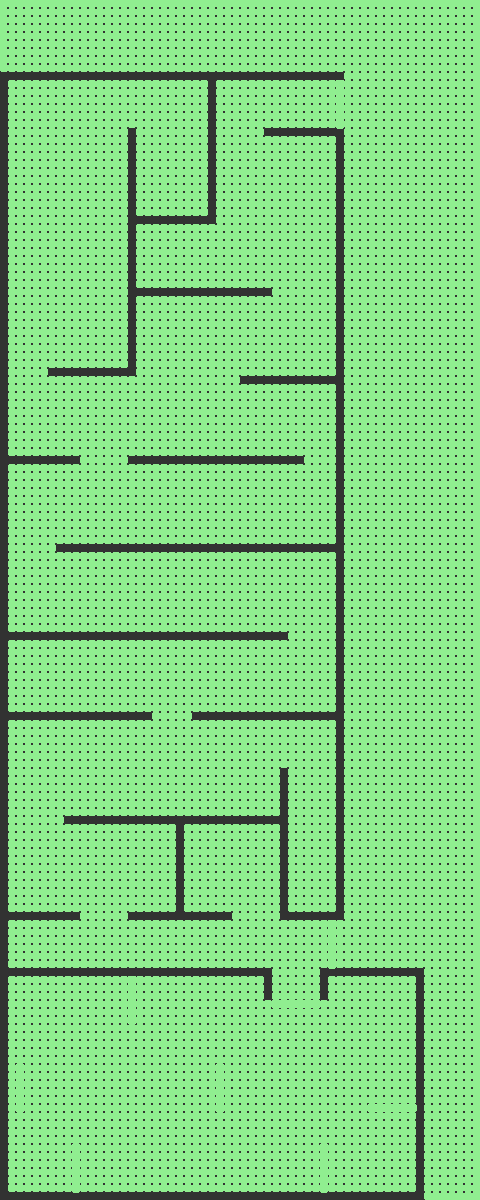
#> input picture backend/output/grid_visualization.png, 480 x 1200 px
$ python -i convert_grid_image.py   (imports and definitions only)
#> lines starting #> are read from the running program, lines starting #| are printed output that depends on the picture; after the words box and inside, x2 and y2 are one past the last pixel; in counts of white or black regions, pixels touching at a corner belong together
"""
手绘格栅图转换器
将黑白格栅图转换为二维数组数据
"""

import cv2
import numpy as np
import json
from pathlib import Path


def convert_grid_image(
    input_path: str,
    grid_cols: int = 150,  # 列数（宽度方向格子数）
    grid_rows: int = 60,   # 行数（高度方向格子数）
    output_dir: str = "output",
    wall_threshold: int = 128,  # 灰度阈值，低于此值为墙壁
    cyan_as_gate: bool = True   # 青色线条作为门（可通行）
):
    """
    将手绘格栅图转换为二维数组

    Args:
        input_path: 输入图像路径
        grid_cols: 格栅列数
        grid_rows: 格栅行数
        output_dir: 输出目录
        wall_threshold: 墙壁判定阈值
        cyan_as_gate: 是否将青色标记为门

    Returns:
        grid: 二维numpy数组 (0=可通行, 1=障碍物)
    """
#> called with input_path = 'output/grid_visualization.png', grid_cols = 150, grid_rows = 60, output_dir = 'output', wall_threshold = 128, cyan_as_gate = True
    # 读取图像
    image = cv2.imdecode(np.fromfile(input_path, dtype=np.uint8), cv2.IMREAD_COLOR)
#> image is the input picture: shape (1200, 480, 3); mean B, G, R 131, 212, 131
    if image is None:
        raise ValueError(f"无法读取图像: {input_path}")

    img_h, img_w = image.shape[:2]
#> img_h = 1200; img_w = 480
    print(f"图像尺寸: {img_w} x {img_h}")
#| 图像尺寸: 480 x 1200
    print(f"目标格栅: {grid_cols} x {grid_rows}")

    # 计算每个格子的像素大小
    cell_w = img_w / grid_cols
#> cell_w = 3.2
    cell_h = img_h / grid_rows
#> cell_h = 20
    print(f"每格像素: {cell_w:.2f} x {cell_h:.2f}")
#| 每格像素: 3.20 x 20.00

    # 转灰度
    gray = cv2.cvtColor(image, cv2.COLOR_BGR2GRAY)
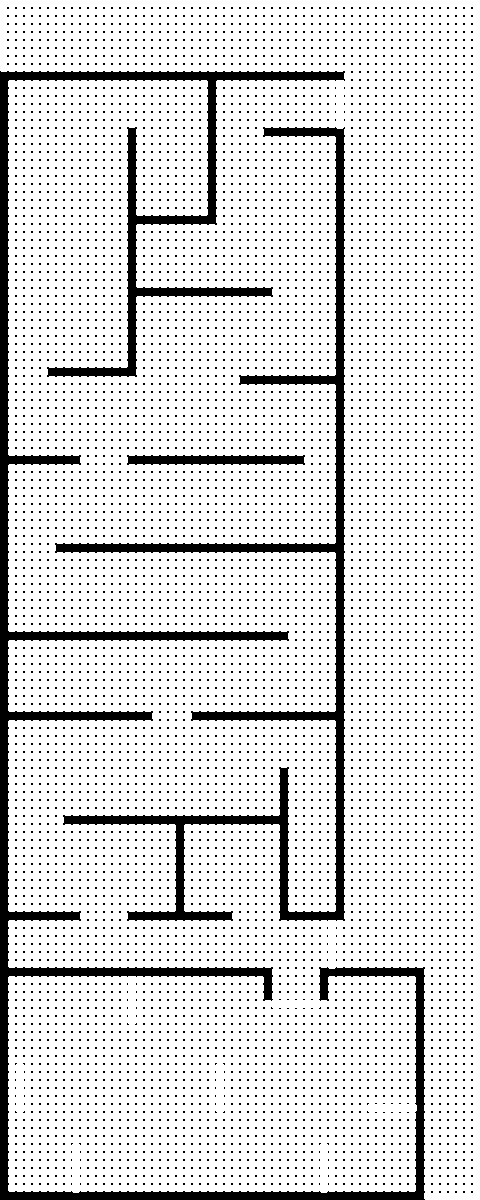
#> gray: shape (1200, 480); values 50 (black) and 199 (white), 86.2% white; 7501 black regions (7498 under 20 px), largest, box (x1, y1, x2, y2) and area: (0, 71, 425, 1200) 31539, (55, 127, 345, 921) 16930, (127, 455, 305, 465) 1504

    # 检测青色区域（门）
    hsv = cv2.cvtColor(image, cv2.COLOR_BGR2HSV)
#> hsv: shape (1200, 480, 3); mean H, S, V 51.7, 87, 212
    cyan_mask = cv2.inRange(hsv, np.array([80, 50, 50]), np.array([100, 255, 255]))
#> cyan_mask: shape (1200, 480); every value is 0

    # 创建格栅数组
    grid = np.zeros((grid_rows, grid_cols), dtype=np.uint8)

    # 逐格分析
    for row in range(grid_rows):
        for col in range(grid_cols):
            # 计算格子在图像中的区域
            x1 = int(col * cell_w)
            y1 = int(row * cell_h)
            x2 = int((col + 1) * cell_w)
            y2 = int((row + 1) * cell_h)

            # 提取格子区域
            cell_gray = gray[y1:y2, x1:x2]
            cell_cyan = cyan_mask[y1:y2, x1:x2]

            # 计算黑色像素比例（墙壁）
            black_ratio = np.sum(cell_gray < wall_threshold) / cell_gray.size

            # 计算青色像素比例（门）
            cyan_ratio = np.sum(cell_cyan > 0) / cell_cyan.size if cyan_as_gate else 0

            # 判定：如果有足够多的青色，认为是门（可通行）
            # 如果黑色比例高且没有青色，认为是墙壁
            if cyan_ratio > 0.1:
                grid[row, col] = 0  # 门，可通行
            elif black_ratio > 0.15:  # 超过15%是黑色则认为是墙壁
                grid[row, col] = 1  # 障碍物
            else:
                grid[row, col] = 0  # 可通行
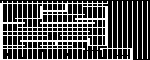
#> grid: shape (60, 150); values 0 (black) and 1 (white), 32.9% white in thin lines or dots

    # 统计
    obstacle_count = np.sum(grid)
#> obstacle_count = 2962
    passable_count = grid.size - obstacle_count
#> passable_count = 6038
    print(f"\n转换结果:")
    print(f"  总格子数: {grid.size}")
#|   总格子数: 9000
    print(f"  障碍物格子: {obstacle_count} ({obstacle_count/grid.size*100:.1f}%)")
#|   障碍物格子: 2962 (32.9%)
    print(f"  可通行格子: {passable_count} ({passable_count/grid.size*100:.1f}%)")
#|   可通行格子: 6038.0 (67.1%)

    # 保存结果
    output_path = Path(output_dir)
    output_path.mkdir(exist_ok=True)

    # 1. 保存为NPZ（numpy格式）
    npz_path = output_path / "grid_data.npz"
    np.savez(str(npz_path),
             grid=grid,
             cols=grid_cols,
             rows=grid_rows,
             resolution=1/6,  # 米/格
             real_width=grid_cols * (1/6),
             real_height=grid_rows * (1/6))
    print(f"\nNPZ数据已保存: {npz_path}")

    # 2. 保存为JSON
    json_path = output_path / "grid_data.json"
    json_data = {
        "width": grid_cols,
        "height": grid_rows,
        "resolution": 1/6,
        "real_width": grid_cols * (1/6),
        "real_height": grid_rows * (1/6),
        "grid": grid.tolist()
    }
    with open(json_path, 'w') as f:
        json.dump(json_data, f)
    print(f"JSON数据已保存: {json_path}")

    # 3. 保存为CSV
    csv_path = output_path / "grid_data.csv"
    np.savetxt(str(csv_path), grid, fmt='%d', delimiter=',')
    print(f"CSV数据已保存: {csv_path}")

    # 4. 保存可视化图
    vis_path = output_path / "grid_visualization.png"
    save_visualization(grid, str(vis_path))
    print(f"可视化图已保存: {vis_path}")

    # 5. 检测蓝色拱门
    gates = detect_gates(input_path, grid_cols, grid_rows)
    if gates:
        print(f"检测到 {len(gates)} 个蓝色拱门:")
        for i, gate in enumerate(gates):
            print(f"  拱门{i+1}: 中心={gate['center']}, 尺寸={gate['width']}×{gate['height']}格")

    # 6. 保存带坐标的详细图（含拱门标注）
    detail_path = output_path / "grid_detail.png"
    save_detailed_visualization(grid, str(detail_path), grid_cols, grid_rows, gates)
    print(f"详细图已保存: {detail_path}")

    return grid


def save_visualization(grid: np.ndarray, output_path: str):
    """保存格栅可视化图"""
#> called with output_path = 'output/grid_visualization.png'
    h, w = grid.shape
#> h = 60; w = 150

    # 创建彩色可视化
    vis = np.zeros((h, w, 3), dtype=np.uint8)
    vis[grid == 0] = [144, 238, 144]  # 浅绿 - 可通行
    vis[grid == 1] = [50, 50, 50]     # 深灰 - 障碍物

    # 放大以便查看
    scale = max(1, 800 // max(h, w))
#> scale = 5
    vis_large = cv2.resize(vis, (w * scale, h * scale), interpolation=cv2.INTER_NEAREST)
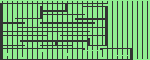
#> vis: shape (60, 150, 3); mean of channels 0, 1, 2 113.1, 176.1, 113.1; drawn as B, G, R

    cv2.imwrite(output_path, vis_large)
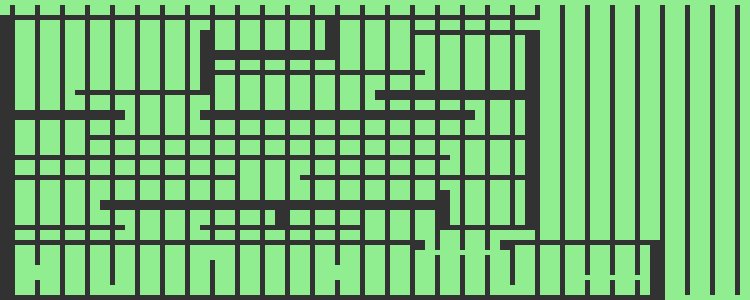
#> saved as grid_visualization.png: shape (300, 750, 3); mean B, G, R 113.1, 176.1, 113.1


def detect_gates(image_path: str, grid_cols: int, grid_rows: int):
    """检测蓝色拱门位置并返回格栅坐标"""
#> called with image_path = 'output/grid_visualization.png', grid_cols = 150, grid_rows = 60
    image = cv2.imdecode(np.fromfile(image_path, dtype=np.uint8), cv2.IMREAD_COLOR)
    if image is None:
        return []

    hsv = cv2.cvtColor(image, cv2.COLOR_BGR2HSV)
#> hsv: shape (300, 750, 3); mean H, S, V 40.3, 67.8, 176.1
    # 检测蓝色/青色区域
    cyan_mask = cv2.inRange(hsv, np.array([80, 50, 50]), np.array([100, 255, 255]))
#> cyan_mask: shape (300, 750); every value is 0

    # 找到连通区域
    contours, _ = cv2.findContours(cyan_mask, cv2.RETR_EXTERNAL, cv2.CHAIN_APPROX_SIMPLE)
#> contours = []

    gates = []
    img_h, img_w = image.shape[:2]
#> img_h = 300; img_w = 750
    cell_w = img_w / grid_cols
#> cell_w = 5
    cell_h = img_h / grid_rows
#> cell_h = 5

    for contour in contours:
        M = cv2.moments(contour)
        if M['m00'] > 0:
            cx = int(M['m10'] / M['m00'])
            cy = int(M['m01'] / M['m00'])

            # 转换为格栅坐标
            grid_x = int(cx / cell_w)
            grid_y = int(cy / cell_h)

            # 计算拱门的宽高（格栅单位）
            x, y, w, h = cv2.boundingRect(contour)
            gate_w = max(1, int(w / cell_w))
            gate_h = max(1, int(h / cell_h))

            gates.append({
                'center': (grid_x, grid_y),
                'width': gate_w,
                'height': gate_h,
                'pixel_y': cy,
                'pixel_x': cx
            })
#> this loop made 0 passes
#> after the loop, gates = []

    # 按照实际迷宫路径顺序排序（基于坐标位置手动指定顺序）
    gates = sort_gates_by_path_order(gates)
    return gates


def sort_gates_by_path_order(gates):
    """按照实际走迷宫的路径顺序排序拱门"""
    if not gates:
        return gates

    # 定义拱门的正确顺序（基于坐标位置）
    # 顺序: 1=起点(339,103), 2=(331,943), 3=(295,1003), 4=(219,1087),
    #        5=(131,999), 6=(19,1087), 7=(75,1167), 8=(323,1167), 9=终点(391,1107)

    # 根据坐标位置匹配顺序
    # 顺序: 1-8为下半部分拱门，9为最上边的拱门
    order_coords = [
        (331, 943),   # 1
        (295, 1003),  # 2
        (219, 1087),  # 3
        (131, 999),   # 4
        (19, 1087),   # 5
        (75, 1167),   # 6
        (323, 1167),  # 7
        (391, 1107),  # 8
        (339, 103),   # 9 - 最上边的拱门
    ]

    sorted_gates = []
    used = set()

    for target_x, target_y in order_coords:
        best_gate = None
        best_dist = float('inf')
        best_idx = -1

        for i, gate in enumerate(gates):
            if i in used:
                continue
            gx, gy = gate['center']
            dist = abs(gx - target_x) + abs(gy - target_y)
            if dist < best_dist:
                best_dist = dist
                best_gate = gate
                best_idx = i

        if best_gate and best_dist < 50:  # 允许一定误差
            sorted_gates.append(best_gate)
            used.add(best_idx)

    # 添加未匹配的拱门
    for i, gate in enumerate(gates):
        if i not in used:
            sorted_gates.append(gate)

    return sorted_gates


def save_detailed_visualization(grid: np.ndarray, output_path: str, cols: int, rows: int,
                                  gates: list = None):
    """保存带网格线和坐标的详细可视化"""
#> called with output_path = 'output/grid_detail.png', cols = 150, rows = 60
    import matplotlib.pyplot as plt
    import matplotlib
    # 配置中文字体
    matplotlib.rcParams['font.sans-serif'] = ['SimHei', 'Microsoft YaHei', 'Arial Unicode MS']
    matplotlib.rcParams['axes.unicode_minus'] = False

    # 按真实比例计算图像尺寸
    aspect_ratio = cols / rows  # 宽/高比例
    if aspect_ratio > 1:
        # 宽图
        fig_width = 16
        fig_height = 16 / aspect_ratio
    else:
        # 高图
        fig_height = 20
        fig_width = 20 * aspect_ratio

    fig, ax = plt.subplots(figsize=(fig_width, fig_height))

    # 创建颜色映射
    cmap = plt.cm.colors.ListedColormap(['lightgreen', 'dimgray'])

    ax.imshow(grid, cmap=cmap, aspect='auto')

    # 添加网格线（每10格一条粗线）
    for i in range(0, cols + 1, 10):
        ax.axvline(x=i - 0.5, color='black', linewidth=0.5 if i % 50 != 0 else 1.5)
    for i in range(0, rows + 1, 10):
        ax.axhline(y=i - 0.5, color='black', linewidth=0.5 if i % 50 != 0 else 1.5)

    # 设置刻度
    ax.set_xticks(range(0, cols, 10))
    ax.set_yticks(range(0, rows, 10))
    # 标注蓝色拱门
    if gates:
        for i, gate in enumerate(gates):
            cx, cy = gate['center']
            gw, gh = gate['width'], gate['height']

            # 画矩形标注
            rect = plt.Rectangle((cx - gw/2 - 0.5, cy - gh/2 - 0.5), gw, gh,
                                  linewidth=2, edgecolor='blue', facecolor='cyan', alpha=0.5)
            ax.add_patch(rect)

            # 添加文字标签
            label = f'拱门{i+1}'
            ax.annotate(label, (cx, cy), color='blue', fontsize=8,
                        ha='center', va='center', fontweight='bold',
                        bbox=dict(boxstyle='round', facecolor='white', alpha=0.8))

    ax.set_xlabel(f'X (格) - 共{cols}列')
    ax.set_ylabel(f'Y (格) - 共{rows}行')
    ax.set_title(f'格栅地图 {cols}×{rows} (绿色=可通行, 灰色=障碍物, 蓝色=拱门)')

    plt.tight_layout()
    plt.savefig(output_path, dpi=150)
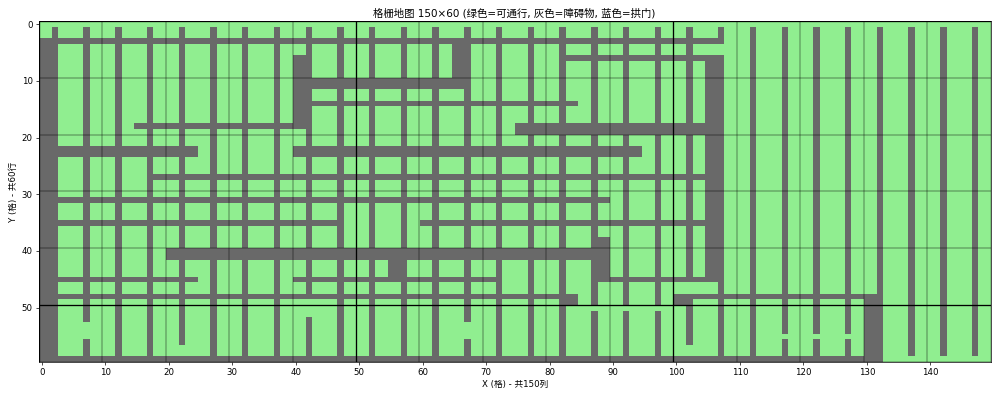
#> figure drawn by matplotlib, 1 panel
    plt.close()


def print_grid_section(grid: np.ndarray, start_row=0, start_col=0, rows=20, cols=30):
    """打印格栅的一部分（用于调试）"""
    print(f"\n格栅数据预览 [{start_row}:{start_row+rows}, {start_col}:{start_col+cols}]:")
    print("  " + "".join([f"{i%10}" for i in range(start_col, min(start_col+cols, grid.shape[1]))]))

    for r in range(start_row, min(start_row + rows, grid.shape[0])):
        row_str = "".join(['█' if grid[r, c] == 1 else '·' for c in range(start_col, min(start_col+cols, grid.shape[1]))])
        print(f"{r:2d} {row_str}")


# [30 lines not run here, left out]

>>> result = convert_grid_image('output/grid_visualization.png')
